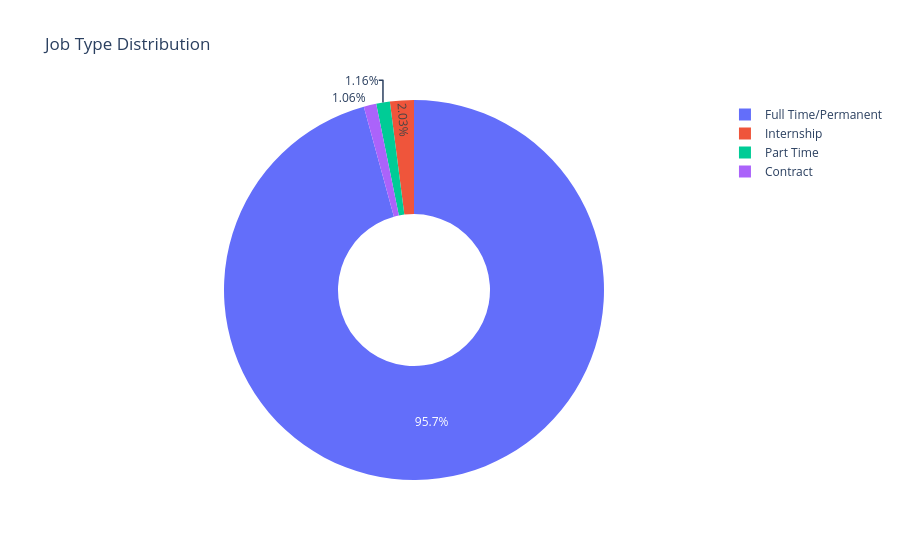

Notebook code for this chart:
### Code cell
# Job Type Breakdown
job_type_counts = df['Job Type'].value_counts().reset_index()
job_type_counts.columns = ['Job Type', 'count']

fig = px.pie(
    job_type_counts,
    names='Job Type', values='count',
    title='Job Type Distribution',
    hole=0.4   # donut chart — cleaner than pie
)
fig.show()

### Figure 1 — Plotly figure (JSON) as saved in the notebook; plotly's stock layout.template omitted (floating-point values rounded to 4 significant figures)
{"data": [{"domain": {"x": [0, 1], "y": [0, 1]}, "hole": 0.4, "hovertemplate": "Job Type=%{label}<br>count=%{value}<extra></extra>", "labels": ["Full Time/Permanent", "Internship", "Part Time", "Contract"], "legendgroup": "", "name": "", "showlegend": true, "type": "pie", "values": [990, 21, 12, 11]}], "layout": {"legend": {"tracegroupgap": 0}, "title": {"text": "Job Type Distribution"}}}
